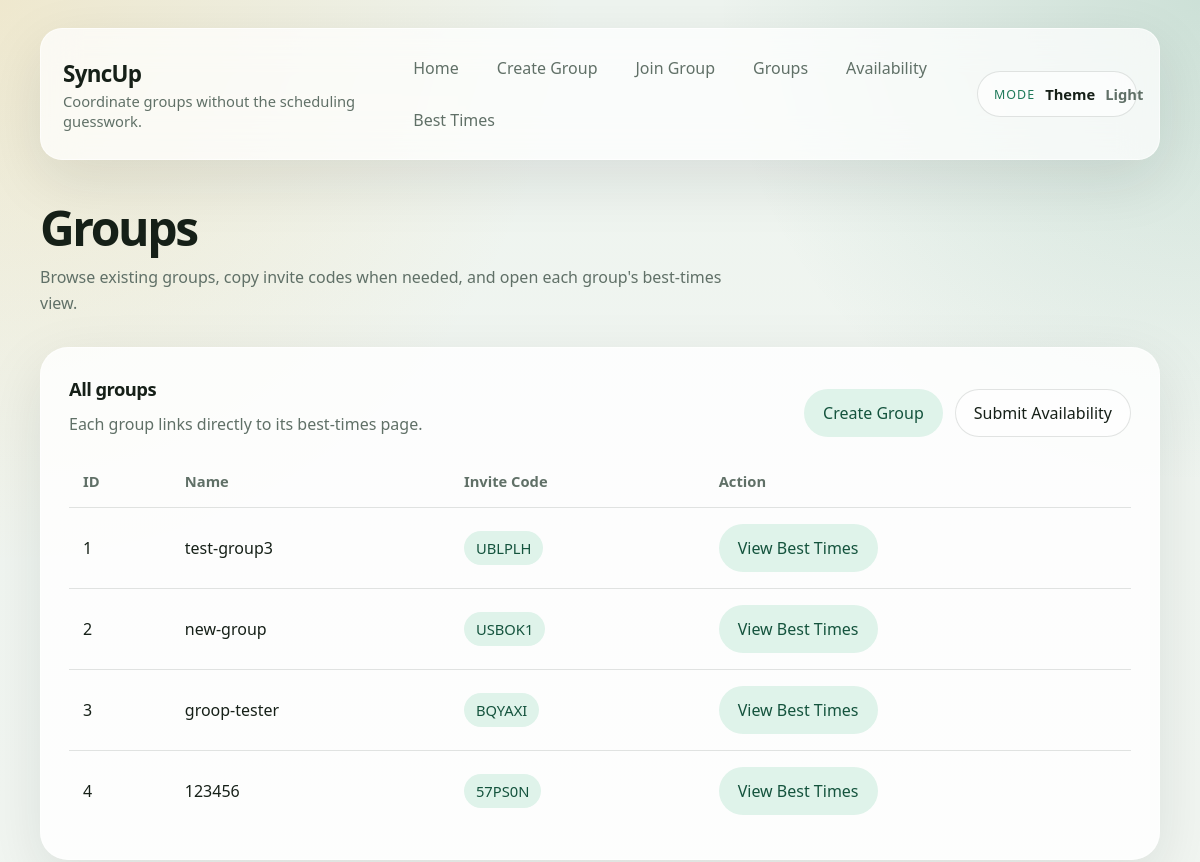
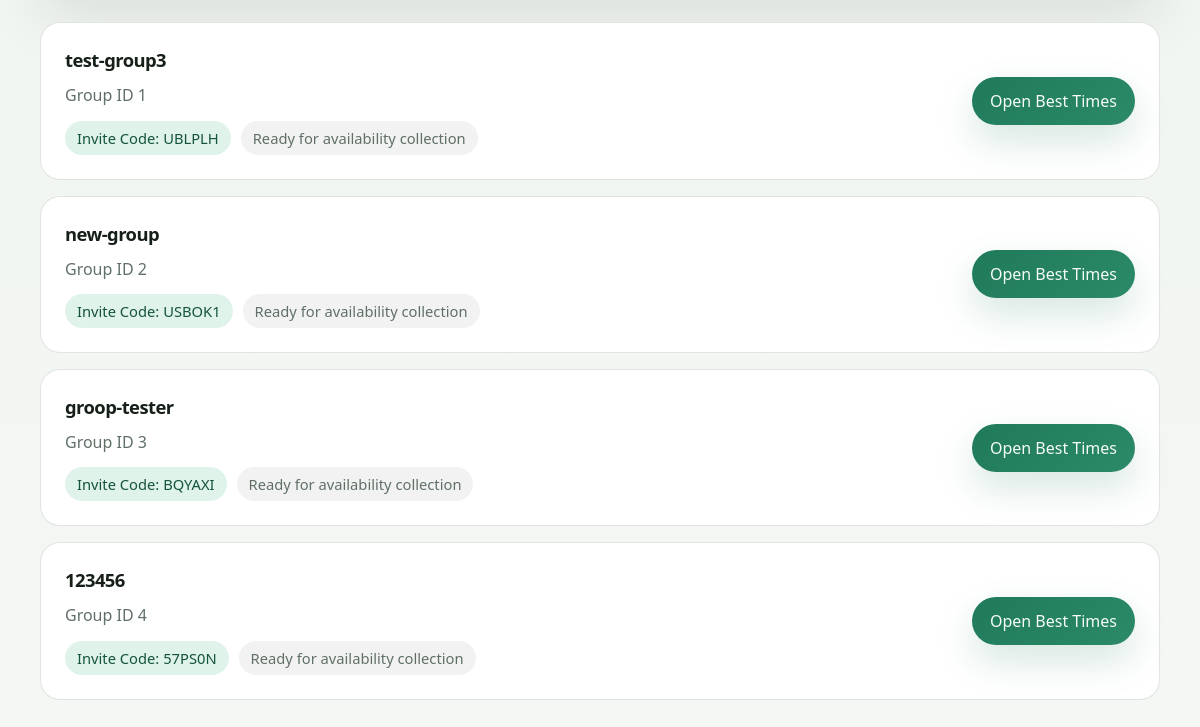
Before: /groups with the older database file (2 pictures, top to bottom).
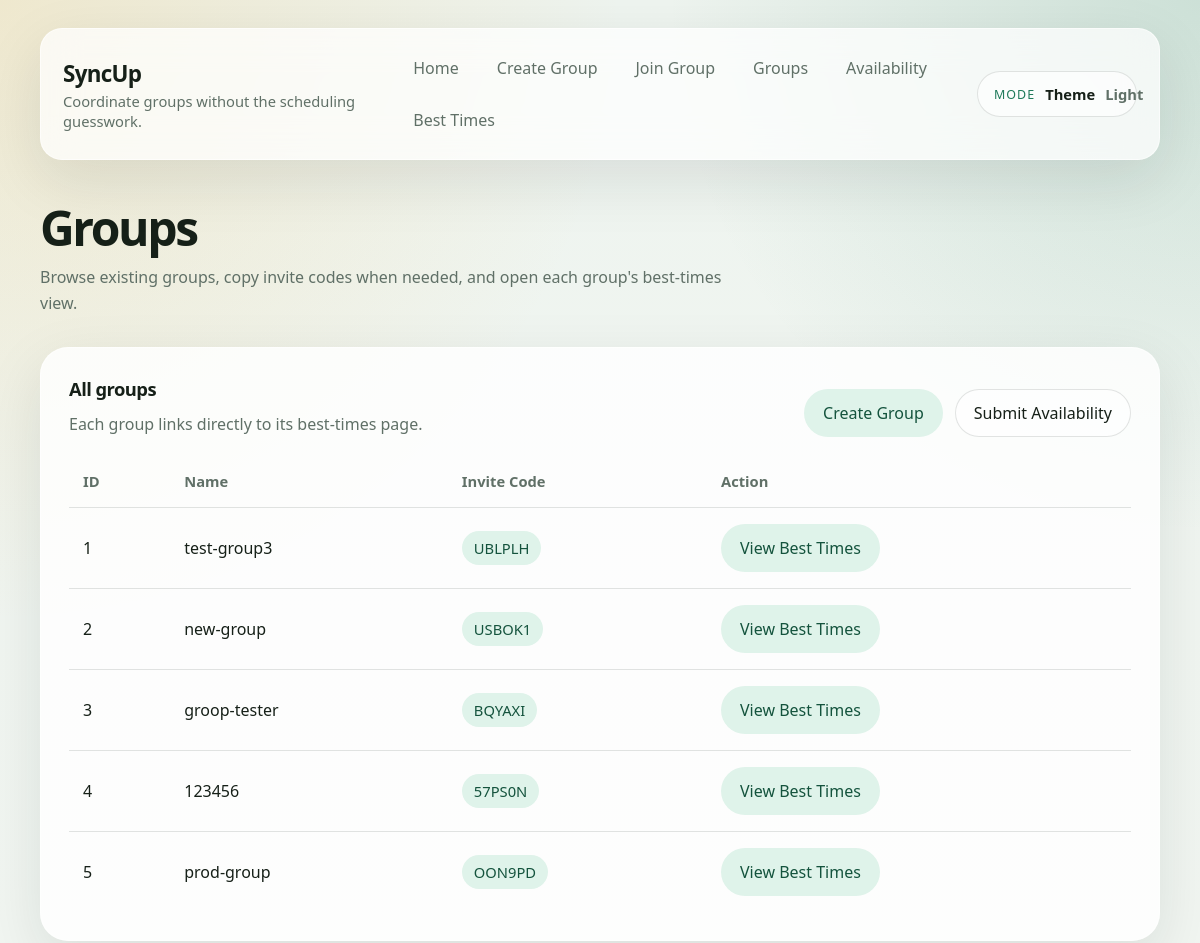
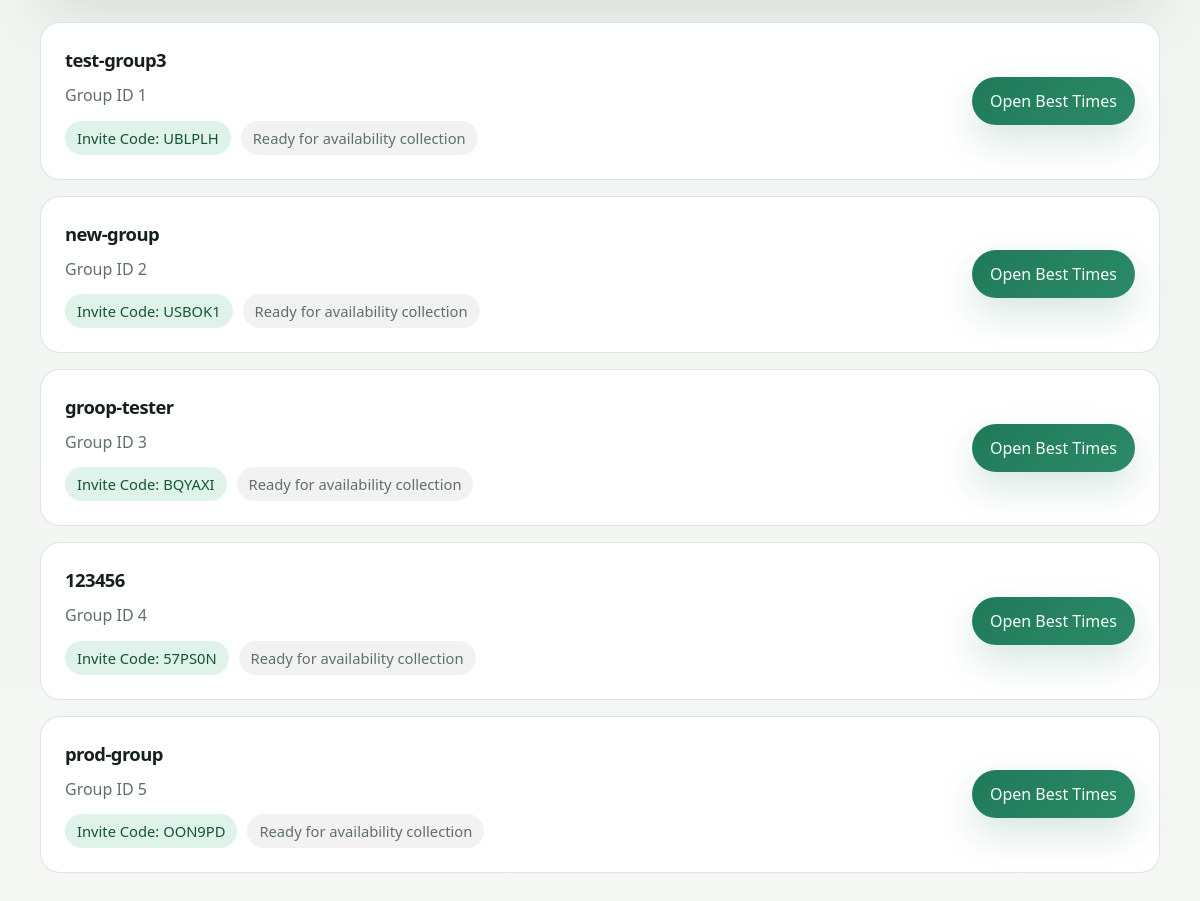
After: the same page with the newer database file (2 pictures, top to bottom).
### models.py (models this page shows)
class Group(Base):
    __tablename__ = 'groups'
    id = Column(Integer, primary_key=True, index=True)
    name = Column(String, unique=True, index=True)
    invite_code = Column(String, unique=True, index=True, nullable=False)  # New field for invite code

### main.py (the view)
@app.get("/groups")
async def get_groups(request: Request, db: Session = Depends(get_db)):
    groups = db.query(Group).all()
    logger.info("Groups listing page loaded")
    return templates.TemplateResponse(request, "groups.html", {"request": request, "groups": groups})

### templates/groups.html (shortened to what this page needs)
{% extends "base.html" %}
{% block content %}
<section class="page-header">
    <h1>Groups</h1>
    <p>Browse existing groups, copy invite codes when needed, and open each group's best-times view.</p>
</section>
{% if groups %}
<section class="page-grid">
    <div class="table-shell">
        <div class="section-header">
            <div>
                <h2 class="section-title">All groups</h2>
                <p class="muted-text">Each group links directly to its best-times page.</p>
            </div>
            <div class="inline-actions">
                <a class="button-secondary" href="/create-group">Create Group</a>
                <a class="button-ghost" href="/submit-availability">Submit Availability</a>
            </div>
        </div>
        <div class="table-scroll">
            <table>
                <thead>
                    <tr>
                        <th>ID</th>
                        <th>Name</th>
                        <th>Invite Code</th>
                        <th>Action</th>
                    </tr>
                </thead>
                <tbody>
                    {% for group in groups %}
                    <tr>
                        <td>{{ group.id }}</td>
                        <td>{{ group.name }}</td>
                        <td><span class="pill">{{ group.invite_code }}</span></td>
                        <td><a class="button-secondary" href="/groups/{{ group.id }}/best-times">View Best Times</a></td>
                    </tr>
                    {% endfor %}
                </tbody>
            </table>
        </div>
    </div>
    <div class="group-list">
        {% for group in groups %}
        <article class="group-card">
            <div>
                <h3>{{ group.name }}</h3>
                <p class="section-copy">Group ID {{ group.id }}</p>
                <div class="group-meta">
                    <span class="pill">Invite Code: {{ group.invite_code }}</span>
                    <span class="pill pill-neutral">Ready for availability collection</span>
                </div>
            </div>
            <div class="stack-actions">
                <a class="button" href="/groups/{{ group.id }}/best-times">Open Best Times</a>
            </div>
        </article>
        {% endfor %}
    </div>
</section>
{% endif %}
{% endblock %}

### templates/base.html (shortened to what this page needs)
<!DOCTYPE html>
<html lang="en">
<head>
    <link rel="stylesheet" href="/static/styles.css">
</head>
<body>
    <div class="site-shell">
        <header class="site-header">
            <div class="nav-bar">
                <a href="/" class="brand">
                    <span class="brand-mark">SyncUp</span>
                    <span class="brand-copy">Coordinate groups without the scheduling guesswork.</span>
                </a>
                <nav class="nav-links" aria-label="Primary">
                    <a class="nav-link" href="/">Home</a>
                    <a class="nav-link" href="/create-group">Create Group</a>
                    <a class="nav-link" href="/groups/join">Join Group</a>
                    <a class="nav-link" href="/groups">Groups</a>
                    <a class="nav-link" href="/submit-availability">Availability</a>
                    <a class="nav-link" href="/display-best-times">Best Times</a>
                </nav>
                <button
                    class="theme-toggle"
                    type="button"
                    id="theme-toggle"
                    aria-label="Toggle color theme"
                    aria-pressed="false"
                >
                    <span class="theme-toggle-icon" aria-hidden="true">Mode</span>
                    <span class="theme-toggle-text">Theme</span>
                    <span class="theme-toggle-mode" id="theme-toggle-mode">Light</span>
                </button>
            </div>
        </header>
        <main class="page-grid">
            {% block content %}
            {% endblock %}
        </main>
    </div>
</body>
</html>

Changed rows visible on the page:
added Group: id "5", name "prod-group", invite_code "OON9PD"
